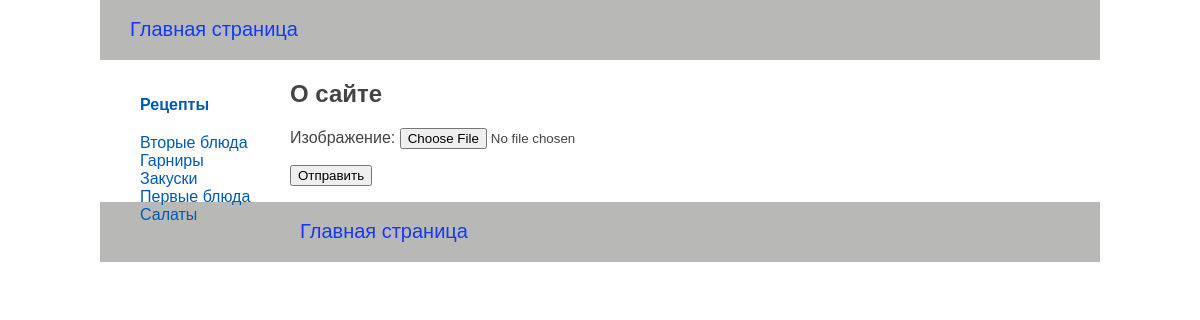
The page /about/ on the database its author committed.
### recipeapp/models.py (models this page shows, shortened)
class Category(models.Model):
    category_name = models.CharField(max_length=100, db_index=True, verbose_name='Категория')
    category_slug = models.SlugField(max_length=100, unique=True, db_index=True, verbose_name='Slug')
    class Meta:
        verbose_name = 'Категория'
        verbose_name_plural = 'Категории'
    def get_absolut_url(self):
        return reverse('category', kwargs={'category_slug': self.category_slug})

### recipeapp/views.py (the view)
# urls.py: path('about/', about, name='about'),
def about(request: HttpRequest) -> HttpResponse:
    if request.method == "POST":
        form = UploadImageForm(request.POST, request.FILES)
        if form.is_valid():
            fp = UploadFiles(file=form.cleaned_data['file'])
            fp.save()
    else:
        form = UploadImageForm()
    context = {
        'title': 'О сайте',
        'form': form,
    }
    return render(request, 'recipeapp/about.html', context=context)

### recipeapp/forms.py
class UploadImageForm(forms.Form):
    file = forms.ImageField(label='Изображение')

### recipeapp/templatetags/recipe_tags.py (called while the page is built)
@register.inclusion_tag('recipeapp/list_categories.html')
def show_categories(category_selected_id=0):
    categories = Category.objects.annotate(total=Count('cat_recipe')).filter(total__gt=0)
    return {'categories': categories, 'category_selected': category_selected_id}

### recipeapp/templates/recipeapp/about.html (shortened to what this page needs)
{% extends 'base.html' %}
{% block content %}
  <h1>{{ title }}</h1>
  <form action="" method="POST" enctype="multipart/form-data">
    {{ form.as_p }}
    <p><button type="submit">Отправить</button></p>
  </form>
{% endblock %}

### recipeapp/templates/recipeapp/list_categories.html
{% for category in categories %}
    {% if category.id == category_selected %}
        <li class="selected">{{ category.category_name }}</li>
    {% else %}
        <li class="selected_cat"><a href="{{ category.get_absolut_url }}">{{ category.category_name }}</a></li>
    {% endif %}
{% endfor %}

### recipeapp/static/recipeapp/css/styles.css (style rules this page uses)
html, body { font-family: 'Arial'; margin: 0; padding: 0; height: 100%; width: 100%; color: #444; }
a { color: #0059b2; text-decoration: none; }
.selected_cat { color: #0227cc; }

### rows shown on the page
Category: category_name "Вторые блюда"
Category: category_name "Гарниры"
Category: category_name "Закуски"
Category: category_name "Первые блюда"
Category: category_name "Салаты"

### other values the page prints
{{ title }} "О сайте"
